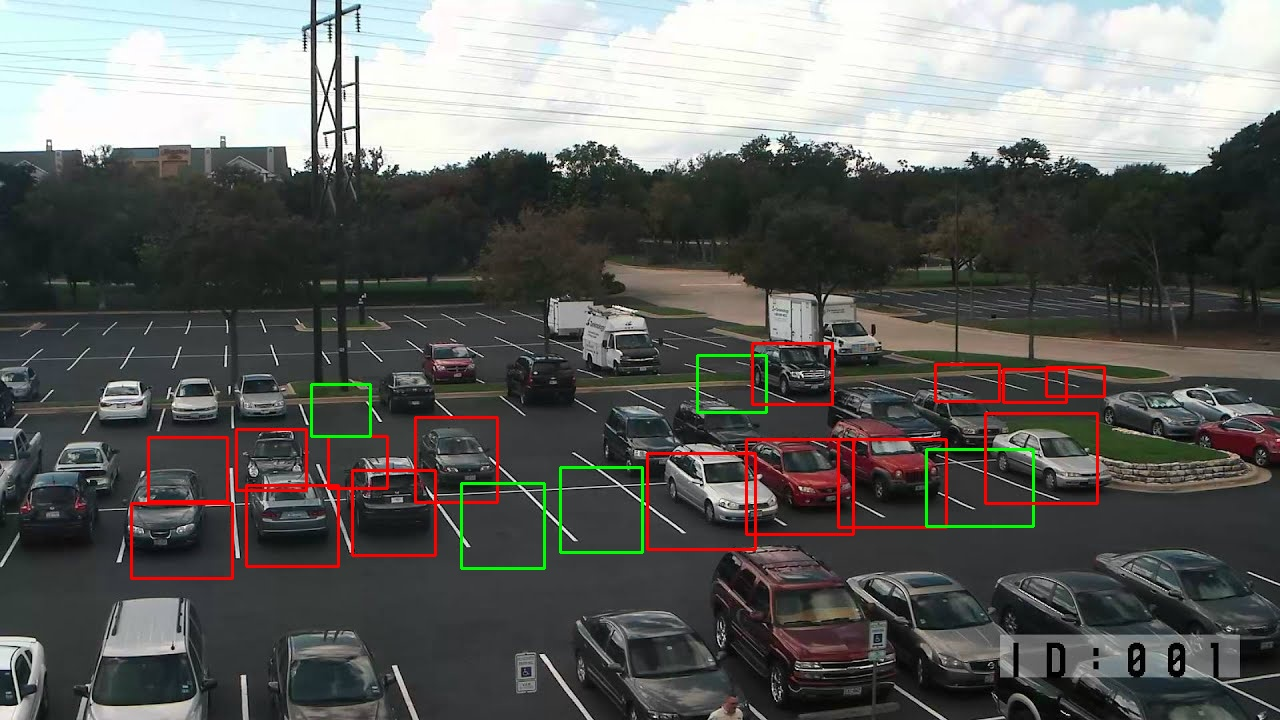
#> input picture intersections/pg_survailance_alex.jpg, 1280 x 720 px, found by its file name
$ python detect_intersections.py
#> lines starting #> are read from the running program, lines starting #| are printed output that depends on the picture; after the words box and inside, x2 and y2 are one past the last pixel; in counts of white or black regions, pixels touching at a corner belong together
import xml.etree.ElementTree as ET
import cv2


def extract_bndbox_values_yolo(file_path):
#> called with file_path = 'intersections/detections.xml'
    tree = ET.parse(file_path)
#> (reads intersections/detections.xml from the repository)
    root = tree.getroot()
    bndbox_values = {}

    for i, obj in enumerate(root.findall("coordinates")):
        xmin = float(obj.find("xmin").text)
        ymin = float(obj.find("ymin").text)
        xmax = float(obj.find("xmax").text)
        ymax = float(obj.find("ymax").text)
        bndbox_values[str(i)] = {"xmin": xmin, "ymin": ymin, "xmax": xmax, "ymax": ymax}

    return bndbox_values


yolo_detections = extract_bndbox_values_yolo("intersections/detections.xml")
img = cv2.imread("intersections/pg_survailance_alex.jpg")
#> img is the input picture: shape (720, 1280, 3); mean B, G, R 96.2, 99, 98.6

for d in yolo_detections:
    coordinates = yolo_detections[d]
    cv2.rectangle(
        img,
        (int(coordinates["xmin"]), int(coordinates["ymin"])),
        (int(coordinates["xmax"]), int(coordinates["ymax"])),
        (255, 0, 0),
        2,
    )
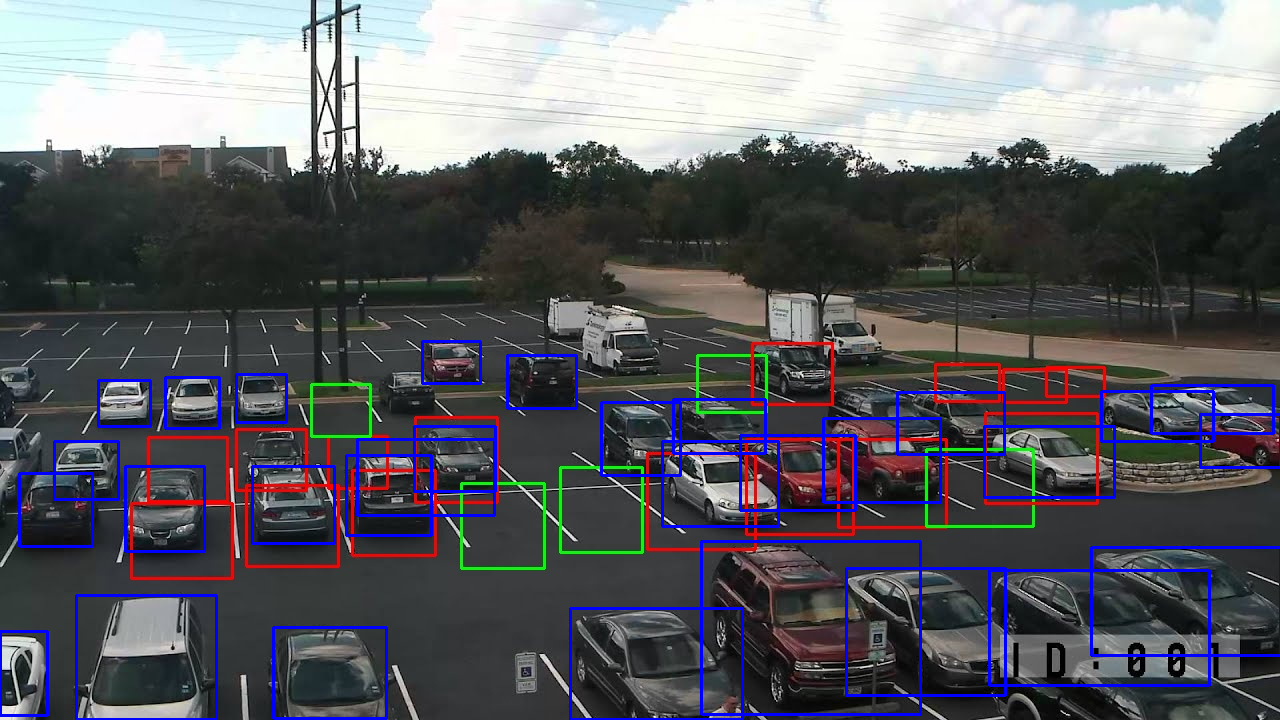
#> img: shape (720, 1280, 3); 3.47% of pixels changed, all inside (x1, y1, x2, y2) = (0, 340, 1280, 720)

cv2.imwrite("yolo.jpg", img)
